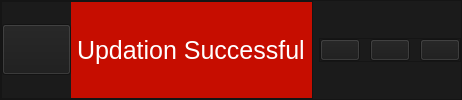
        <widget class="QFrame" name="header_frame">
         <property name="styleSheet">
          <string notr="true">background-color: #1b1b1b;
</string>
         </property>
         <property name="frameShape">
          <enum>QFrame::StyledPanel</enum>
         </property>
         <property name="frameShadow">
          <enum>QFrame::Raised</enum>
         </property>
         <layout class="QHBoxLayout" name="horizontalLayout_3">
          <property name="leftMargin">
           <number>0</number>
          </property>
          <property name="topMargin">
           <number>0</number>
          </property>
          <property name="rightMargin">
           <number>0</number>
          </property>
          <property name="bottomMargin">
           <number>0</number>
          </property>
          <item>
           <widget class="QFrame" name="frame_2">
            <property name="styleSheet">
             <string notr="true">font-size: 25px;
color: white;</string>
            </property>
            <property name="frameShape">
             <enum>QFrame::StyledPanel</enum>
            </property>
            <property name="frameShadow">
             <enum>QFrame::Raised</enum>
            </property>
            <layout class="QHBoxLayout" name="horizontalLayout_6">
             <property name="spacing">
              <number>0</number>
             </property>
             <property name="leftMargin">
              <number>0</number>
             </property>
             <property name="topMargin">
              <number>0</number>
             </property>
             <property name="rightMargin">
              <number>0</number>
             </property>
             <property name="bottomMargin">
              <number>0</number>
             </property>
             <item>
              <widget class="QPushButton" name="loading_button">
               <property name="styleSheet">
                <string notr="true">padding-top: 10px;
padding-bottom: 10px;</string>
               </property>
               <property name="text">
                <string/>
               </property>
              </widget>
             </item>
             <item>
              <widget class="QLabel" name="header_label_notification">
               <property name="styleSheet">
                <string notr="true">padding-top: 10px;
background-color: rgb(198, 13, 0);
padding-bottom: 10px;</string>
               </property>
               <property name="text">
                <string>Updation Successful</string>
               </property>
              </widget>
             </item>
            </layout>
           </widget>
          </item>
          <item alignment="Qt::AlignRight|Qt::AlignVCenter">
           <widget class="QFrame" name="frame_3">
            <property name="frameShape">
             <enum>QFrame::StyledPanel</enum>
            </property>
            <property name="frameShadow">
             <enum>QFrame::Raised</enum>
            </property>
            <layout class="QHBoxLayout" name="horizontalLayout_4">
             <property name="spacing">
              <number>10</number>
             </property>
             <property name="leftMargin">
              <number>0</number>
             </property>
             <property name="topMargin">
              <number>0</number>
             </property>
             <property name="rightMargin">
              <number>0</number>
             </property>
             <property name="bottomMargin">
              <number>0</number>
             </property>
             <item>
              <widget class="QPushButton" name="minimize_window_button">
               <property name="text">
                <string/>
               </property>
               <property name="icon">
                <iconset resource="icons.qrc">
                 <normaloff>:/icons/icons/arrow-down-left.svg</normaloff>:/icons/icons/arrow-down-left.svg</iconset>
               </property>
              </widget>
             </item>
             <item>
              <widget class="QPushButton" name="restore_window_button">
               <property name="text">
                <string/>
               </property>
               <property name="icon">
                <iconset resource="icons.qrc">
                 <normaloff>:/icons/icons/maximize-2.svg</normaloff>:/icons/icons/maximize-2.svg</iconset>
               </property>
              </widget>
             </item>
             <item>
              <widget class="QPushButton" name="close_window_button">
               <property name="text">
                <string/>
               </property>
               <property name="icon">
                <iconset resource="icons.qrc">
                 <normaloff>:/icons/icons/x.svg</normaloff>:/icons/icons/x.svg</iconset>
               </property>
              </widget>
             </item>
            </layout>
           </widget>
          </item>
         </layout>
        </widget>
